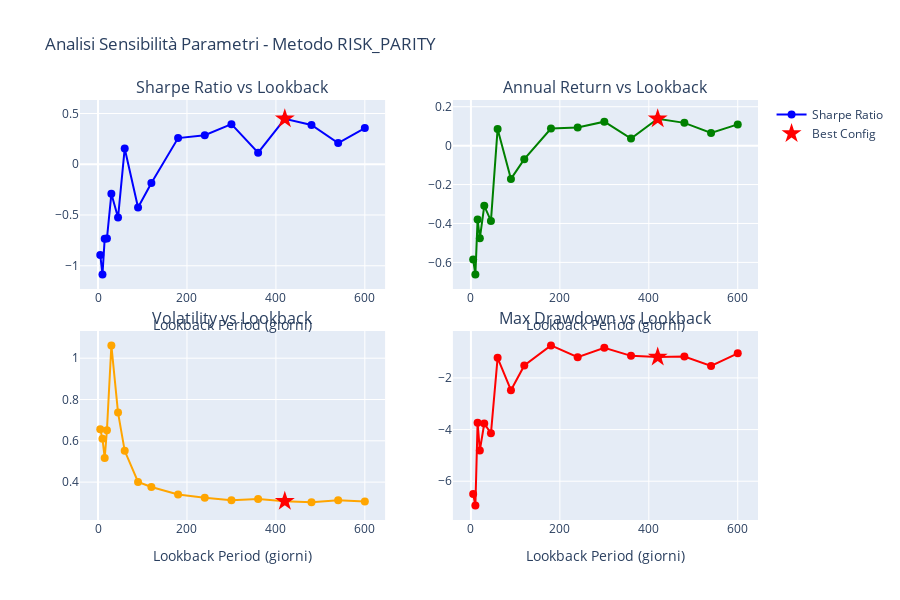

The code cell stored with this chart in its notebook:
### Code cell
# Analisi di sensibilità ai parametri per la migliore strategia
if len(results_df) > 0:
    # Ottieni il metodo della migliore strategia
    best_method = best_strategy['method']
    
    print(f"\n{'='*60}")
    print(f"ANALISI SENSIBILITÀ PARAMETRI - METODO: {best_method.upper()}")
    print(f"{'='*60}")
    
    # Filtra solo le strategie con il metodo migliore
    method_results = results_df[results_df['method'] == best_method].copy()
    method_results = method_results.sort_values('lookback')
    
    # Crea tabella di confronto
    sensitivity_table = method_results[['lookback', 'sharpe_ratio', 'annual_return', 'volatility', 'max_drawdown']].copy()
    sensitivity_table = sensitivity_table.round(4)
    
    print(f"\nPerformance per diversi lookback (metodo {best_method}):")
    print("-" * 70)
    for _, row in sensitivity_table.iterrows():
        lookback = int(row['lookback'])
        sharpe = row['sharpe_ratio']
        annual_ret = row['annual_return']
        vol = row['volatility'] 
        max_dd = row['max_drawdown']
        
        # Evidenzia la migliore configurazione
        marker = " ⭐ BEST" if lookback == best_strategy['lookback'] else ""
        print(f"Lookback {lookback:3d}: Sharpe={sharpe:6.3f} | Annual={annual_ret:7.2%} | Vol={vol:6.2%} | MaxDD={max_dd:7.2%}{marker}")
    
    # Calcola statistiche di sensibilità
    sharpe_std = method_results['sharpe_ratio'].std()
    sharpe_mean = method_results['sharpe_ratio'].mean()
    cv_sharpe = sharpe_std / sharpe_mean if sharpe_mean != 0 else 0
    
    annual_ret_std = method_results['annual_return'].std()
    annual_ret_mean = method_results['annual_return'].mean()
    cv_annual = annual_ret_std / annual_ret_mean if annual_ret_mean != 0 else 0
    
    print(f"\n📊 STATISTICHE DI SENSIBILITÀ:")
    print(f"   Sharpe Ratio - Media: {sharpe_mean:.3f}, Std: {sharpe_std:.3f}, CV: {cv_sharpe:.2%}")
    print(f"   Annual Return - Media: {annual_ret_mean:.2%}, Std: {annual_ret_std:.3f}, CV: {cv_annual:.2%}")
    
    # Interpretazione della sensibilità
    if cv_sharpe < 0.2:
        sensitivity_level = "BASSA"
        interpretation = "La strategia è robusta ai cambi di parametri"
    elif cv_sharpe < 0.5:
        sensitivity_level = "MEDIA"
        interpretation = "La strategia mostra moderata sensibilità ai parametri"
    else:
        sensitivity_level = "ALTA"
        interpretation = "La strategia è molto sensibile ai parametri"
    
    print(f"\n🎯 SENSIBILITÀ AI PARAMETRI: {sensitivity_level}")
    print(f"   {interpretation}")
    
    # Grafico della sensibilità
    fig_sensitivity = make_subplots(
        rows=2, cols=2,
        subplot_titles=("Sharpe Ratio vs Lookback", "Annual Return vs Lookback", 
                       "Volatility vs Lookback", "Max Drawdown vs Lookback"),
        vertical_spacing=0.1,
        horizontal_spacing=0.1
    )
    
    # Sharpe Ratio
    fig_sensitivity.add_trace(
        go.Scatter(
            x=method_results['lookback'],
            y=method_results['sharpe_ratio'],
            mode='lines+markers',
            name='Sharpe Ratio',
            line=dict(color='blue', width=2),
            marker=dict(size=8)
        ),
        row=1, col=1
    )
    
    # Evidenzia il best
    best_row = method_results[method_results['lookback'] == best_strategy['lookback']].iloc[0]
    fig_sensitivity.add_trace(
        go.Scatter(
            x=[best_row['lookback']],
            y=[best_row['sharpe_ratio']],
            mode='markers',
            name='Best Config',
            marker=dict(size=15, color='red', symbol='star')
        ),
        row=1, col=1
    )
    
    # Annual Return
    fig_sensitivity.add_trace(
        go.Scatter(
            x=method_results['lookback'],
            y=method_results['annual_return'] * 100,  # Converti in percentuale
            mode='lines+markers',
            name='Annual Return (%)',
            line=dict(color='green', width=2),
            marker=dict(size=8),
            showlegend=False
        ),
        row=1, col=2
    )
    
    fig_sensitivity.add_trace(
        go.Scatter(
            x=[best_row['lookback']],
            y=[best_row['annual_return'] * 100],
            mode='markers',
            marker=dict(size=15, color='red', symbol='star'),
            showlegend=False
        ),
        row=1, col=2
    )
    
    # Volatility
    fig_sensitivity.add_trace(
        go.Scatter(
            x=method_results['lookback'],
            y=method_results['volatility'] * 100,
            mode='lines+markers',
            name='Volatility (%)',
            line=dict(color='orange', width=2),
            marker=dict(size=8),
            showlegend=False
        ),
        row=2, col=1
    )
    
    fig_sensitivity.add_trace(
        go.Scatter(
            x=[best_row['lookback']],
            y=[best_row['volatility'] * 100],
            mode='markers',
            marker=dict(size=15, color='red', symbol='star'),
            showlegend=False
        ),
        row=2, col=1
    )
    
    # Max Drawdown
    fig_sensitivity.add_trace(
        go.Scatter(
            x=method_results['lookback'],
            y=method_results['max_drawdown'] * 100,
            mode='lines+markers',
            name='Max Drawdown (%)',
            line=dict(color='red', width=2),
            marker=dict(size=8),
            showlegend=False
        ),
        row=2, col=2
    )
    
    fig_sensitivity.add_trace(
        go.Scatter(
            x=[best_row['lookback']],
            y=[best_row['max_drawdown'] * 100],
            mode='markers',
            marker=dict(size=15, color='red', symbol='star'),
            showlegend=False
        ),
        row=2, col=2
    )
    
    # Update layout
    fig_sensitivity.update_layout(
        height=600,
        title=f"Analisi Sensibilità Parametri - Metodo {best_method.upper()}",
        showlegend=True
    )
    
    # Update x-axis labels
    for i in range(1, 3):
        for j in range(1, 3):
            fig_sensitivity.update_xaxes(title_text="Lookback Period (giorni)", row=i, col=j)
    
    fig_sensitivity.show()
    
    # Identifica range di lookback stabili
    top_30_percent = method_results.nlargest(int(len(method_results) * 0.3), 'sharpe_ratio')
    stable_range = [top_30_percent['lookback'].min(), top_30_percent['lookback'].max()]
    
    print(f"\n📈 RANGE PARAMETRI STABILI:")
    print(f"   I migliori 30% delle configurazioni usano lookback tra {stable_range[0]} e {stable_range[1]} giorni")
    print(f"   Lookback consigliati: {sorted(top_30_percent['lookback'].tolist())}")

### Figure 1 — Plotly figure (JSON) as saved in the notebook; plotly's stock layout.template omitted (floating-point values rounded to 4 significant figures)
{"data": [{"line": {"color": "blue", "width": 2}, "marker": {"size": 8}, "mode": "lines+markers", "name": "Sharpe Ratio", "type": "scatter", "x": [5, 10, 15, 20, 30, 45, 60, 90, 120, 180, 240, 300, 360, 420, 480, 540, 600], "xaxis": "x", "y": [-0.8932, -1.087, -0.733, -0.732, -0.2912, -0.525, 0.156, -0.4263, -0.1845, 0.2579, 0.2859, 0.3953, 0.1147, 0.4479, 0.3866, 0.2092, 0.3568], "yaxis": "y"}, {"marker": {"color": "red", "size": 15, "symbol": "star"}, "mode": "markers", "name": "Best Config", "type": "scatter", "x": [420], "xaxis": "x", "y": [0.4479], "yaxis": "y"}, {"line": {"color": "green", "width": 2}, "marker": {"size": 8}, "mode": "lines+markers", "name": "Annual Return (%)", "showlegend": false, "type": "scatter", "x": [5, 10, 15, 20, 30, 45, 60, 90, 120, 180, 240, 300, 360, 420, 480, 540, 600], "xaxis": "x2", "y": [-0.5854, -0.6625, -0.379, -0.4766, -0.3091, -0.3868, 0.08606, -0.1709, -0.06947, 0.08772, 0.09272, 0.1233, 0.03646, 0.1378, 0.1171, 0.06537, 0.1093], "yaxis": "y2"}, {"marker": {"color": "red", "size": 15, "symbol": "star"}, "mode": "markers", "showlegend": false, "type": "scatter", "x": [420], "xaxis": "x2", "y": [0.1378], "yaxis": "y2"}, {"line": {"color": "orange", "width": 2}, "marker": {"size": 8}, "mode": "lines+markers", "name": "Volatility (%)", "showlegend": false, "type": "scatter", "x": [5, 10, 15, 20, 30, 45, 60, 90, 120, 180, 240, 300, 360, 420, 480, 540, 600], "xaxis": "x3", "y": [0.6555, 0.6097, 0.517, 0.6511, 1.062, 0.7368, 0.5516, 0.401, 0.3766, 0.3401, 0.3243, 0.3119, 0.3179, 0.3078, 0.3028, 0.3125, 0.3063], "yaxis": "y3"}, {"marker": {"color": "red", "size": 15, "symbol": "star"}, "mode": "markers", "showlegend": false, "type": "scatter", "x": [420], "xaxis": "x3", "y": [0.3078], "yaxis": "y3"}, {"line": {"color": "red", "width": 2}, "marker": {"size": 8}, "mode": "lines+markers", "name": "Max Drawdown (%)", "showlegend": false, "type": "scatter", "x": [5, 10, 15, 20, 30, 45, 60, 90, 120, 180, 240, 300, 360, 420, 480, 540, 600], "xaxis": "x4", "y": [-6.494, -6.942, -3.739, -4.806, -3.766, -4.147, -1.221, -2.476, -1.521, -0.7425, -1.198, -0.8332, -1.145, -1.193, -1.173, -1.535, -1.048], "yaxis": "y4"}, {"marker": {"color": "red", "size": 15, "symbol": "star"}, "mode": "markers", "showlegend": false, "type": "scatter", "x": [420], "xaxis": "x4", "y": [-1.193], "yaxis": "y4"}], "layout": {"annotations": [{"font": {"size": 16}, "showarrow": false, "text": "Sharpe Ratio vs Lookback", "x": 0.225, "xanchor": "center", "xref": "paper", "y": 1, "yanchor": "bottom", "yref": "paper"}, {"font": {"size": 16}, "showarrow": false, "text": "Annual Return vs Lookback", "x": 0.775, "xanchor": "center", "xref": "paper", "y": 1, "yanchor": "bottom", "yref": "paper"}, {"font": {"size": 16}, "showarrow": false, "text": "Volatility vs Lookback", "x": 0.225, "xanchor": "center", "xref": "paper", "y": 0.45, "yanchor": "bottom", "yref": "paper"}, {"font": {"size": 16}, "showarrow": false, "text": "Max Drawdown vs Lookback", "x": 0.775, "xanchor": "center", "xref": "paper", "y": 0.45, "yanchor": "bottom", "yref": "paper"}], "height": 600, "showlegend": true, "title": {"text": "Analisi Sensibilità Parametri - Metodo RISK_PARITY"}, "xaxis": {"anchor": "y", "domain": [0, 0.45], "title": {"text": "Lookback Period (giorni)"}}, "xaxis2": {"anchor": "y2", "domain": [0.55, 1], "title": {"text": "Lookback Period (giorni)"}}, "xaxis3": {"anchor": "y3", "domain": [0, 0.45], "title": {"text": "Lookback Period (giorni)"}}, "xaxis4": {"anchor": "y4", "domain": [0.55, 1], "title": {"text": "Lookback Period (giorni)"}}, "yaxis": {"anchor": "x", "domain": [0.55, 1]}, "yaxis2": {"anchor": "x2", "domain": [0.55, 1]}, "yaxis3": {"anchor": "x3", "domain": [0, 0.45]}, "yaxis4": {"anchor": "x4", "domain": [0, 0.45]}}}
